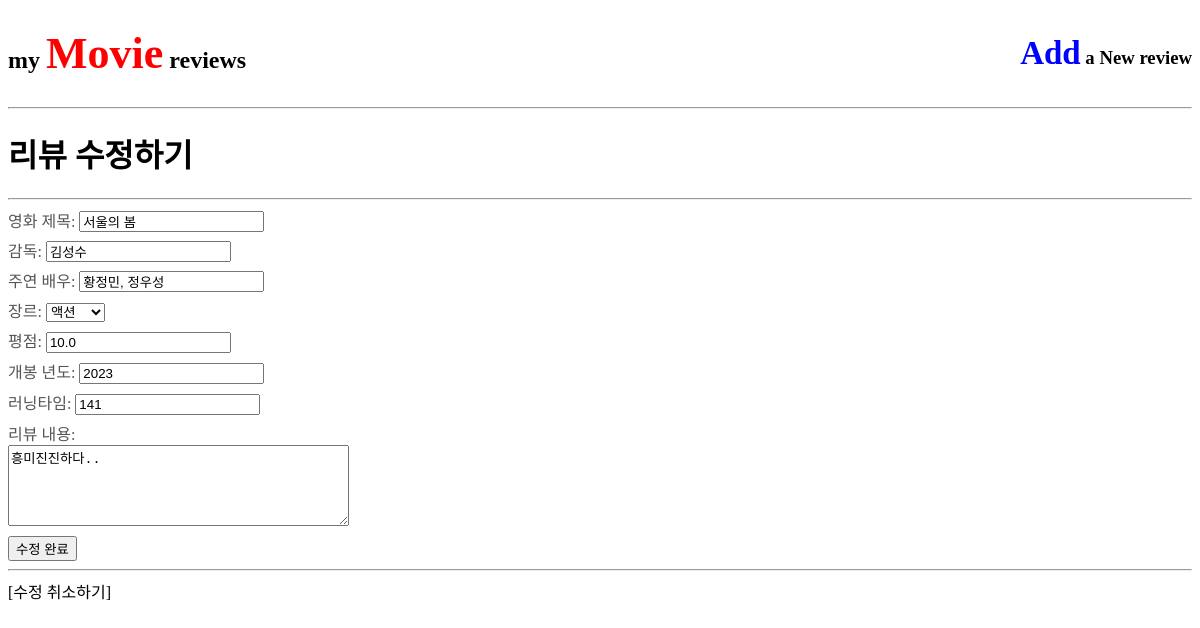
Screenshot of /6/update/ with the database file from the repository.
### reviews/models.py (models this page shows, shortened)
class Review(models.Model):
    GENRE_CHOICES = [
        ('action', '액션'),
        ('romance', '로맨스'),
        ('comedy', '코미디'),
        ('sf', 'SF'),
        ('horror', '공포'),
    ]
    title = models.CharField(max_length=100)
    director = models.CharField(max_length=32)
    main_actor = models.CharField(max_length=32)
    genre = models.CharField(max_length=32, choices=GENRE_CHOICES)
    rating = models.FloatField()
    release_year = models.IntegerField()
    runtime = models.IntegerField()
    content = models.TextField()
    created_at = models.DateTimeField(auto_now_add=True)

### reviews/views.py (the view, shortened to what this page needs)
# urls.py: path('<int:pk>/update/', views.review_update, name='review_update'),
def review_update(request, pk):
    review = Review.objects.get(id=pk)
    return render(request, 'review_update.html', {'review': review})

### reviews/templates/review_update.html (shortened to what this page needs)
{% extends "base.html" %}
{% block content %}
  <h1>리뷰 수정하기</h1>
  <hr>
  <form action="" method="POST">
    <ul>
      <li>
        <label>영화 제목: <input type="text" name="title" value="{{ review.title }}"></label>
      </li>
      <li>
        <label>감독: <input type="text" name="director" value="{{ review.director }}"></label>
      </li>
      <li>
        <label>주연 배우: <input type="text" name="main_actor" value="{{ review.main_actor }}"></label>
      </li>
      <li>
          <label>장르:
              <select name="genre">
                  <option value="action" {% if review.genre == 'action' %}selected{% endif %}>액션</option>
              </select>
          </label>
      </li>
      <li>
        <label>평점: <input type="number" step="0.1" name="rating" value="{{ review.rating }}"></label>
      </li>
      <li>
        <label>개봉 년도: <input type="number" name="release_year" value="{{ review.release_year }}"></label>
      </li>
      <li>
        <label>러닝타임: <input type="number" name="runtime" value="{{ review.runtime }}"></label>
      </li>
      <li>
        <label>리뷰 내용:<br>
          <textarea name="content" cols="40" rows="5">{{ review.content }}</textarea>
        </label>
      </li>
    </ul>
    <button type="submit">수정 완료</button>
  </form>
  <hr>
  <a href="{% url 'reviews:review_detail' review.pk %}">[수정 취소하기]</a>
{% endblock %}

### reviews/static/css/styles.css (style rules this page uses)
a { color:black; text-decoration: none; }
ul { list-style: none; padding: 0; margin: 0; }
li { margin-bottom: 6px; color: #555; }

### rows the page displays
Review: title "서울의 봄", director "김성수", main_actor "황정민, 정우성", genre "액션", rating "10.0", release_year "2023", runtime "141", content "흥미진진하다.."
